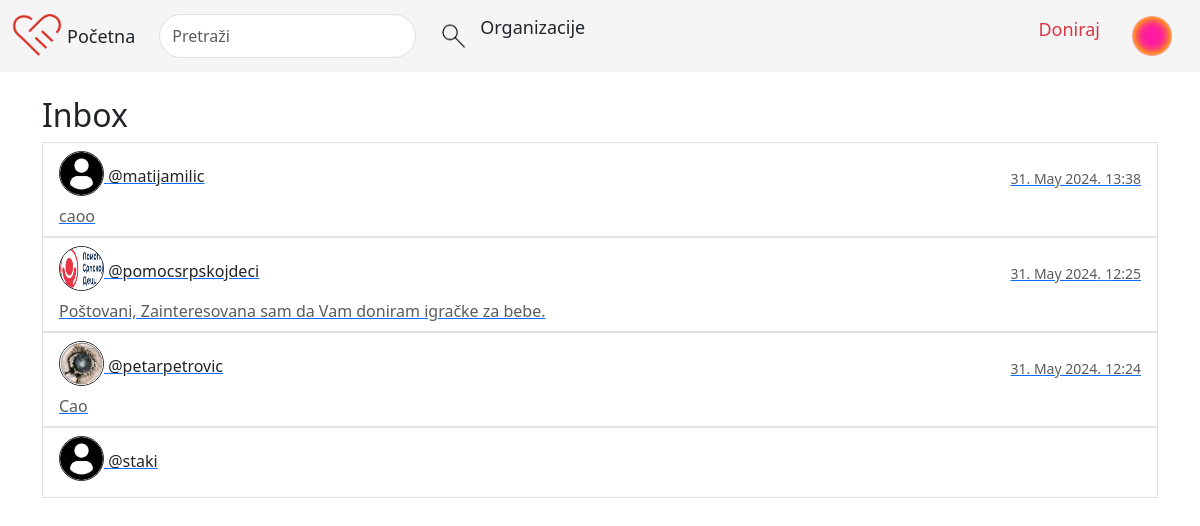
The app's page /inbox/ (signed in) with its own data.
### users/models.py (models this page shows, shortened)
class User (AbstractBaseUser, PermissionsMixin):
    email = models.EmailField(unique=True , default='')
    username = models.CharField(blank=True,default='',unique=True, max_length=50)
    image = models.ImageField(blank=True, default='profile_pics/profil.png', upload_to='profile_pics')
    is_active = models.BooleanField(default=True)
    is_staff = models.BooleanField(default=False)
    is_organization = models.BooleanField(default=False)
    objects = CustomUserManager()
    USERNAME_FIELD = 'email'
    EMAIL_FIELD = 'email'
    REQUIRED_FIELDS = ['username']
    class Meta:
        verbose_name = "User"
        verbose_name_plural = "Users"

### chat/models.py (models this page shows, shortened)
class GroupMessage(models.Model):
    group=models.ForeignKey(ChatGroup,related_name='chat_messages', on_delete=models.CASCADE)
    author =models.ForeignKey(User,on_delete=models.CASCADE)
    body = models.CharField(max_length=300)
    created= models.DateTimeField(auto_now_add=True)

### Doniraj/views.py (the view)
# urls.py: path('inbox/', views.inbox),
@login_required
def inbox(request):
    chat_groups = request.user.chat_groups.filter(is_private=True)
    sorted_chat_groups = chat_groups.annotate(last_message_time=Max('chat_messages__created')).order_by('-last_message_time')
    return render(request, 'inbox.html', {'sorted_chat_groups': sorted_chat_groups})

### templates/inbox.html (shortened to what this page needs)
{% extends 'layout.html' %}
{% block content %}
<div class="container mt-4">
    <h2>Inbox</h2>
    <ul class="list-group">
        {% for chatroom in sorted_chat_groups %}
            {% if chatroom.is_private %}
                {% for member in chatroom.members.all %}
                    {% if member != user %}
                        <a href="{% url 'chat:chatroom' chatroom.group_name %}">
                            <li class="list-group-item">
                                <div class="d-flex justify-content-between align-items-center">
                                    <div class="font-weight-bold">
                                        <img src="{{ member.image.url }}" height="45" width="45" alt="{{ member.user.username }}" class="d-inline-block rounded-circle border border-dark mb-2">
                                        @{{ member.username }}
                                    </div>
                                    {% with last_message=chatroom.chat_messages.last %}
                                    <div>
                                        <small class="text-muted">{{ last_message.created|date:"d. F Y." }}</small>
                                        <small class="text-muted">{{ last_message.created|time:"H:i" }}</small>
                                    </div>
                                </div>
                                <span class="text-muted">
                                    {% if last_message %}
                                        {{ last_message.body }}
                                    {% endif %}
                                    {% endwith %}
                                </span>
                            </li>
                        </a>
                    {% endif %}
                {% endfor %}
            {% endif %}
        {% endfor %}
    </ul>
</div>
{% endblock %}

### templates/layout.html (shortened to what this page needs)
<!DOCTYPE html>
{% load static %}
<html lang="en">
<head>
    {% load bootstrap5 %}
    {% bootstrap_css %}
    <link rel="stylesheet" href="{% static 'css/style.css' %}">
</head>
<body>
    <nav class="navbar navbar-expand-lg" id="mainNav">
        <div class="container-fluid">
            <div class="row align-items-center">
                <div class="col-auto">
                    <a class="navbar-brand" href="/oglasi">
                        <img src="/media/images/doniraj.png" alt="logo" width="50">
                    </a>
                </div>
                <div class="col-auto levoMin d-none d-md-block">
                    <a href="/oglasi" class="nav-link link-dark" id="pocetna" style="font-size:18px;">Početna</a>
                </div>
                <div class="col">
                    <form class="d-flex alling-items-center" id="search-form">
                        <input class="form-control me-2 rounded-pill" type="search" id="search-input" placeholder="Pretraži" aria-label="Search">
                        <button class="btn" type="submit">
                            <img src="/media/images/lupa.png" alt="Pretraži" style="width: 30px;">
                        </button>
                        <a class="nav-link link-dark" href="/organizacije" style="font-size:18px;">Organizacije</a>
                    </form>
                </div>
            </div>
            {% if not request.user.is_authenticated %}
            <ul class="nav justify-content-end" id="loginNav">
                <li class="nav-item">
                    <a class="nav-link link-danger" style="font-size:18px;" href="{% url 'users:registracija'%}">Registracija</a>
                </li>
                <li class="nav-item">
                    <a class="btn btn-outline-danger rounded-pill" style="font-size:18px;" href="{% url 'users:logovanje'%}">Uloguj se</a>
                </li>
            </ul>
            {% else %}
            <ul class="nav justify-content-end">
                {% if not request.user.is_staff and not request.user.is_organization %}
                    <li class="nav-item">
                        <a class="nav-link link-danger don" href="/oglasi/postaviOglas" style="font-size:18px;">Doniraj</a>
                    </li>
                {%endif%}
                <li class="nav-item dropdown">
                    {% if  request.user.is_staff %} <a href="{% url 'users:milica' request.user.id%}" class="nav-link link-secondary" id="profileDropdown">
                    {% elif request.user.is_organization%} <a href="/organizacijaProfil" class="nav-link link-secondary" id="profileDropdown">
                    {% else %} <a href="{% url 'users:milica' request.user.id%}" class="nav-link link-secondary" id="profileDropdown">
                    {%endif%}
                <div class="rounded-circle manjaProfilna" >
                    <img  src="{{ request.user.image.url }}" />
                </div>
                </a>
            </li>
        </ul>
     {% endif %}
        </div>
    </nav>
 <main>
    {% block content %}
    {% endblock %}
</main>
</body>
</html>

### static/css/style.css (style rules this page uses)
nav { background-color: #f5f5f5; }
#pocetna { font-size: larger; margin-left: -15px; }
.levoMin { margin-left: -20px; }
.rounded-circle { border-radius: 50%; overflow: hidden; }
.rounded-circle img { width: 100%; height: 100%; object-fit: cover; }
.manjaProfilna { width: 40px; height: 40px; }
.link-secondary { display: flex; align-items: center; text-decoration: none; color: #6c757d; }
.link-secondary img { margin-right: 8px; }

### records on screen
User: user.image (picture)
User: image (picture), username "matijamilic"
GroupMessage: created "31. May 2024.", created "13:38", body "caoo"
User: image (picture), username "pomocsrpskojdeci"
GroupMessage: created "31. May 2024.", created "12:25", body "Poštovani, Zainteresovana sam da Vam doniram igračke za bebe."
User: image (picture), username "petarpetrovic"
GroupMessage: created "31. May 2024.", created "12:24", body "Cao"
User: image (picture), username "staki"
